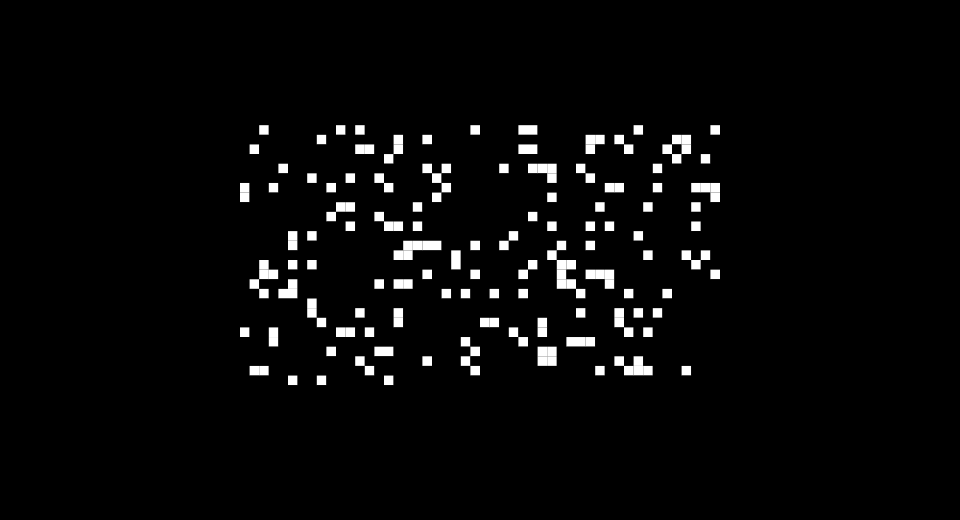
Frame 1 (no input)
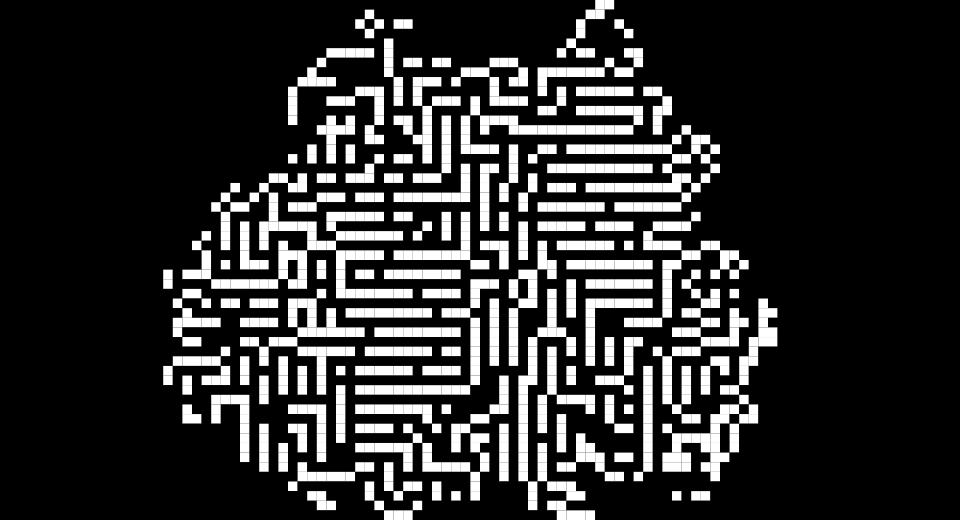
Frame 60 (the mouse pressed at the canvas centre just before this capture)
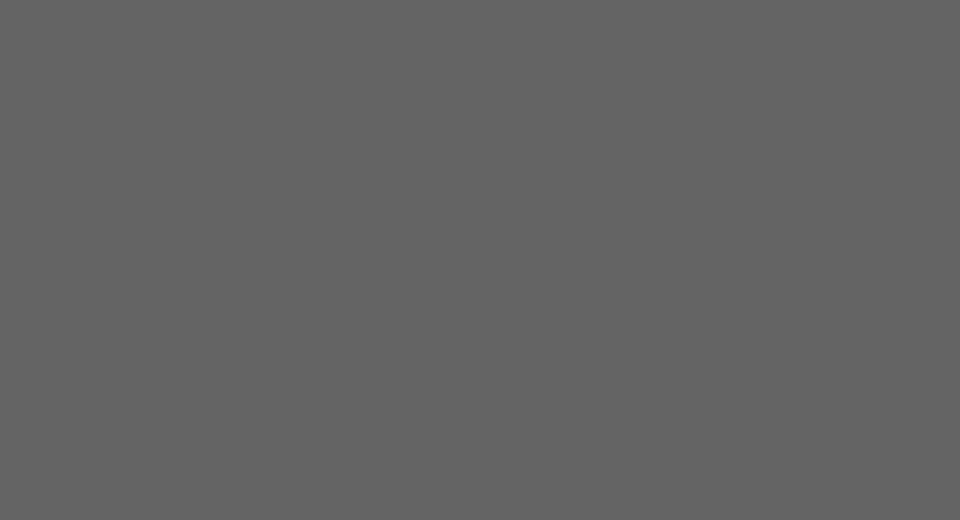
Frame 120 (the mouse held since frame 60 and released just before this capture)

The Processing sketch that drew these frames (run headless with seeded random() and noise(); from frame 60 on, the mouse is pressed at the canvas centre):

// Processing sketch: gameOfLifeOverpop
// ── gameOfLifeOverpop.pde
int[][] board = new int[100][(int)(100.0*(520.0/960.0))];

int NUM_SEED = 200;

void setup(){
  size(960,520);
  background(100);
  noStroke(); 
  
  for(int i = 0; i < board.length; i++){
    for(int j = 0; j < board[0].length; j++){
      board[i][j] = #000000;
    }
  }
  
  for(int i = 0; i < NUM_SEED; i++){
    board[(int)random(board.length/4,3*board.length / 4)][(int)random(board[0].length/4, 3 * board[0].length / 4)] = #FFFFFF;
  }
  
}

void draw(){
  
  background(0);
  DrawGrid(board);
    
  for(int i = 0; i < board.length; i++){
    for(int j = 0; j < board[0].length; j++){
      int count = GetSurrounding(board, i, j);
      if(count < 2) {
        board[i][j] = #000000;
      }
      else if(count < 3){
        board[i][j] = board[i][j];
      }
      else if(count == 3){
        board[i][j] = #FFFFFF;
      }
      else if(count > 3) {
        board[i][j] = #000000;
      }
      
    }
  }  
  
  if(mousePressed){
    setup();
  }
  
  //frameRate(1);
  println(frameRate);
}

boolean AllFull(int[] s){
  for(int i = 0; i < s.length; i++){
    if(s[i] == #000000) return false;
  }
  return true;
}

int GetSurrounding(int[][] b, int x, int y){
  int count = 0; 
  
  if(b[x][y] == #FFFFFF) count++;
  
  if(y-1 >= 0 && b[x][y-1] == #FFFFFF) count++;
  
  if(y+1 < b[0].length && b[x][y+1] == #FFFFFF) count++;
  
  if(x-1 >= 0 && b[x-1][y] == #FFFFFF) count++;
  
  if(x+1 < b.length && b[x+1][y] == #FFFFFF) count++;
  
  if(y-1 >= 0 && x-1 >= 0 && b[x-1][y-1] == #FFFFFF) count++;
  
  if(y-1 >= 0 && x+1 < b.length && b[x+1][y-1] == #FFFFFF) count++;
  
  if(y+1 < b[0].length && x-1 >= 0 && b[x-1][y+1] == #FFFFFF) count++;
  
  if(y+1 < b[0].length && x+1 < b.length && b[x+1][y+1] == #FFFFFF) count++;
  
  
  //if(y+1 >= b[0].length) count++;
  //if(y-1 < 0) count++;
  //if(x+1 >= b.length) count++;
  //if(x+1 < 0) count++;

  return count;
}

void DrawGrid(int[][] squares){
  float wdim = width / (float)squares.length;
  float hdim = height / (float)squares[0].length;
  for(int i = 0; i < squares.length; i++){
    for(int j = 0; j < squares[0].length; j++){
      fill(squares[i][j]);
      rect(i*wdim, j*hdim, wdim, hdim);
    }
  }
}
